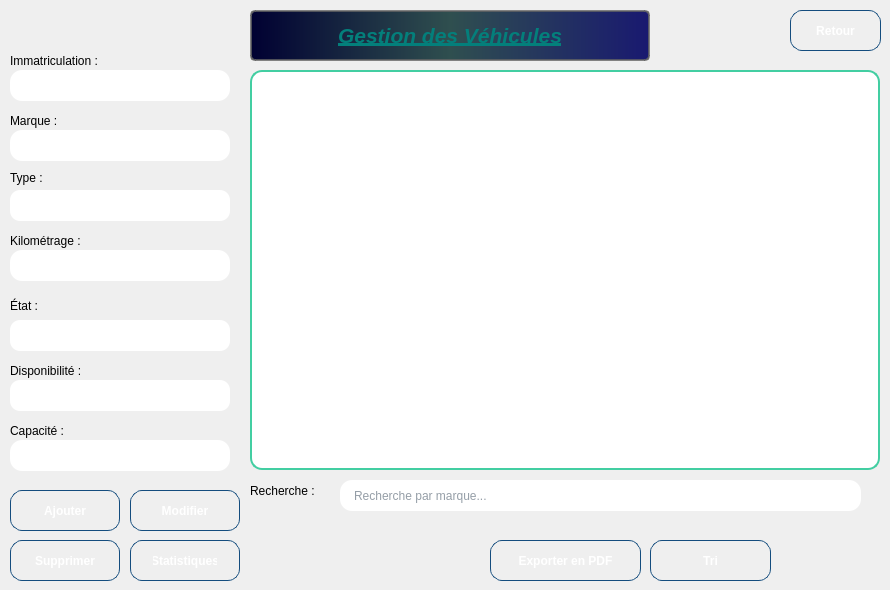
    <widget class="QWidget" name="pagevehicules">
     <widget class="QLabel" name="label_vehicules_title">
      <property name="geometry">
       <rect>
        <x>250</x>
        <y>10</y>
        <width>400</width>
        <height>51</height>
       </rect>
      </property>
      <property name="styleSheet">
       <string notr="true">QLabel {
    background: qlineargradient(x1: 0, y1: 0, x2: 1, y2: 0, stop: 0 rgba(0, 0, 50, 255), stop: 0.5 rgba(47, 79, 79, 255), stop: 1 rgba(25, 25, 112, 255));
    border: 2px solid rgba(100, 100, 100, 200);
    padding: 5px;
    color: white;
    font-weight: bold;
    border-radius: 5px;
    font-size: 18px;
}</string>
      </property>
      <property name="text">
       <string>&lt;!DOCTYPE HTML PUBLIC &quot;-//W3C//DTD HTML 4.0//EN&quot; &quot;http://www.w3.org/TR/REC-html40/strict.dtd&quot;&gt;
&lt;html&gt;&lt;head&gt;&lt;meta name=&quot;qrichtext&quot; content=&quot;1&quot; /&gt;&lt;meta charset=&quot;utf-8&quot; /&gt;&lt;style type=&quot;text/css&quot;&gt;
p, li { white-space: pre-wrap; }
hr { height: 1px; border-width: 0; }
li.unchecked::marker { content: &quot;\2610&quot;; }
li.checked::marker { content: &quot;\2612&quot;; }
&lt;/style&gt;&lt;/head&gt;&lt;body style=&quot; font-family:'Segoe UI'; font-size:9pt; font-weight:400; font-style:normal;&quot;&gt;
&lt;p style=&quot; margin-top:12px; margin-bottom:12px; margin-left:0px; margin-right:0px; -qt-block-indent:0; text-indent:0px;&quot;&gt;&lt;span style=&quot; font-size:16pt; font-weight:700; font-style:italic; text-decoration: underline; color:#037f7b;&quot;&gt;Gestion des Véhicules&lt;/span&gt;&lt;/p&gt;&lt;/body&gt;&lt;/html&gt;</string>
      </property>
      <property name="alignment">
       <set>Qt::AlignmentFlag::AlignCenter</set>
      </property>
     </widget>
     <widget class="QTableView" name="tableView_vehicules">
      <property name="geometry">
       <rect>
        <x>250</x>
        <y>70</y>
        <width>630</width>
        <height>400</height>
       </rect>
      </property>
      <property name="minimumSize">
       <size>
        <width>521</width>
        <height>0</height>
       </size>
      </property>
      <property name="styleSheet">
       <string notr="true">QTableWidget, QTableView {
    background-color: white;
    border: 2px solid #43cea2;
    border-radius: 12px;
    gridline-color: #dcdcdc;
    selection-background-color: #43cea2;
    selection-color: white;
}

QHeaderView::section {
    background: qlineargradient(x1:0, y1:0, x2:1, y2:0,
        stop:0 #43cea2,
        stop:1 #185a9d);
    color: white;
    padding: 4px;
    border: 1px solid #144d7e;
    border-radius: 6px;
    font-weight: bold;
}

QTableWidget::item {
    padding: 4px;
    border-bottom: 1px solid #eaeaea;
}

QTableWidget::item:hover {
    background-color: rgba(67, 206, 162, 0.1);
}

QTableWidget::item:selected {
    background-color: #43cea2;
    color: white;
}

QScrollBar:vertical {
    border: none;
    background: #f0f0f0;
    width: 12px;
    border-radius: 6px;
}

QScrollBar::handle:vertical {
    background: #43cea2;
    min-height: 20px;
    border-radius: 6px;
}

QScrollBar::add-line:vertical, QScrollBar::sub-line:vertical {
    height: 0px;
}</string>
      </property>
     </widget>
     <widget class="QLabel" name="label_immatriculation_vehicule">
      <property name="geometry">
       <rect>
        <x>10</x>
        <y>50</y>
        <width>101</width>
        <height>21</height>
       </rect>
      </property>
      <property name="text">
       <string>Immatriculation :</string>
      </property>
     </widget>
     <widget class="QLineEdit" name="lineEdit_immatriculation_vehicule">
      <property name="geometry">
       <rect>
        <x>10</x>
        <y>70</y>
        <width>220</width>
        <height>31</height>
       </rect>
      </property>
      <property name="styleSheet">
       <string notr="true">QLineEdit {
    border: 2px solid qlineargradient(x1:0, y1:0, x2:1, y2:0,
        stop:0 #43cea2, stop:1 #185a9d);
    border-radius: 12px;
    padding: 6px 12px;
    background: white;
    color: #2c3e50;
}

QLineEdit:focus {
    border: 2px solid qlineargradient(x1:0, y1:0, x2:1, y2:0,
        stop:0 #ff4b1f, stop:1 #ffc837);
}</string>
      </property>
     </widget>
     <widget class="QLabel" name="label_marque_vehicule">
      <property name="geometry">
       <rect>
        <x>10</x>
        <y>110</y>
        <width>61</width>
        <height>21</height>
       </rect>
      </property>
      <property name="text">
       <string>Marque :</string>
      </property>
     </widget>
     <widget class="QLineEdit" name="lineEdit_marque_vehicule">
      <property name="geometry">
       <rect>
        <x>10</x>
        <y>130</y>
        <width>220</width>
        <height>31</height>
       </rect>
      </property>
      <property name="styleSheet">
       <string notr="true">QLineEdit {
    border: 2px solid qlineargradient(x1:0, y1:0, x2:1, y2:0,
        stop:0 #43cea2, stop:1 #185a9d);
    border-radius: 12px;
    padding: 6px 12px;
    background: white;
    color: #2c3e50;
}

QLineEdit:focus {
    border: 2px solid qlineargradient(x1:0, y1:0, x2:1, y2:0,
        stop:0 #ff4b1f, stop:1 #ffc837);
}</string>
      </property>
     </widget>
     <widget class="QLabel" name="label_type_vehicule">
      <property name="geometry">
       <rect>
        <x>10</x>
        <y>170</y>
        <width>49</width>
        <height>16</height>
       </rect>
      </property>
      <property name="text">
       <string>Type :</string>
      </property>
     </widget>
     <widget class="QComboBox" name="comboBox_type_vehicule">
      <property name="geometry">
       <rect>
        <x>10</x>
        <y>190</y>
        <width>220</width>
        <height>31</height>
       </rect>
      </property>
      <property name="styleSheet">
       <string notr="true">QComboBox {
    border: 2px solid qlineargradient(x1:0, y1:0, x2:1, y2:0,
        stop:0 #43cea2, stop:1 #185a9d);
    border-radius: 10px;
    padding: 4px 8px;
    background: white;
    color: #2c3e50;
}

QComboBox::drop-down {
    subcontrol-origin: padding;
    subcontrol-position: top right;
    width: 20px;
    border: none;
    background: transparent;
}

QComboBox::down-arrow {
    width: 12px;
    height: 12px;
}

QComboBox:focus {
    border: 2px solid qlineargradient(x1:0, y1:0, x2:1, y2:0,
        stop:0 #ff4b1f, stop:1 #ffc837);
}

QComboBox:hover {
    border: 2px solid #43cea2;
}

QComboBox QAbstractItemView {
    background: white;
    border: 1px solid #43cea2;
    selection-background-color: #43cea2;
    selection-color: white;
}</string>
      </property>
     </widget>
     <widget class="QLabel" name="label_kilometrage_vehicule">
      <property name="geometry">
       <rect>
        <x>10</x>
        <y>230</y>
        <width>101</width>
        <height>21</height>
       </rect>
      </property>
      <property name="text">
       <string>Kilométrage :</string>
      </property>
     </widget>
     <widget class="QLineEdit" name="lineEdit_kilometrage_vehicule">
      <property name="geometry">
       <rect>
        <x>10</x>
        <y>250</y>
        <width>220</width>
        <height>31</height>
       </rect>
      </property>
      <property name="styleSheet">
       <string notr="true">QLineEdit {
    border: 2px solid qlineargradient(x1:0, y1:0, x2:1, y2:0,
        stop:0 #43cea2, stop:1 #185a9d);
    border-radius: 12px;
    padding: 6px 12px;
    background: white;
    color: #2c3e50;
}

QLineEdit:focus {
    border: 2px solid qlineargradient(x1:0, y1:0, x2:1, y2:0,
        stop:0 #ff4b1f, stop:1 #ffc837);
}</string>
      </property>
     </widget>
     <widget class="QLabel" name="label_etat_vehicule">
      <property name="geometry">
       <rect>
        <x>10</x>
        <y>290</y>
        <width>61</width>
        <height>31</height>
       </rect>
      </property>
      <property name="text">
       <string>État :</string>
      </property>
     </widget>
     <widget class="QComboBox" name="comboBox_etat_vehicule">
      <property name="geometry">
       <rect>
        <x>10</x>
        <y>320</y>
        <width>220</width>
        <height>31</height>
       </rect>
      </property>
      <property name="styleSheet">
       <string notr="true">QComboBox {
    border: 2px solid qlineargradient(x1:0, y1:0, x2:1, y2:0,
        stop:0 #43cea2, stop:1 #185a9d);
    border-radius: 10px;
    padding: 4px 8px;
    background: white;
    color: #2c3e50;
}

QComboBox::drop-down {
    subcontrol-origin: padding;
    subcontrol-position: top right;
    width: 20px;
    border: none;
    background: transparent;
}

QComboBox::down-arrow {
    width: 12px;
    height: 12px;
}

QComboBox:focus {
    border: 2px solid qlineargradient(x1:0, y1:0, x2:1, y2:0,
        stop:0 #ff4b1f, stop:1 #ffc837);
}

QComboBox:hover {
    border: 2px solid #43cea2;
}

QComboBox QAbstractItemView {
    background: white;
    border: 1px solid #43cea2;
    selection-background-color: #43cea2;
    selection-color: white;
}</string>
      </property>
     </widget>
     <widget class="QLabel" name="label_disponibilite_vehicule">
      <property name="geometry">
       <rect>
        <x>10</x>
        <y>360</y>
        <width>101</width>
        <height>21</height>
       </rect>
      </property>
      <property name="text">
       <string>Disponibilité :</string>
      </property>
     </widget>
     <widget class="QComboBox" name="comboBox_disponibilite_vehicule">
      <property name="geometry">
       <rect>
        <x>10</x>
        <y>380</y>
        <width>220</width>
        <height>31</height>
       </rect>
      </property>
      <property name="styleSheet">
       <string notr="true">QComboBox {
    border: 2px solid qlineargradient(x1:0, y1:0, x2:1, y2:0,
        stop:0 #43cea2, stop:1 #185a9d);
    border-radius: 10px;
    padding: 4px 8px;
    background: white;
    color: #2c3e50;
}

QComboBox::drop-down {
    subcontrol-origin: padding;
    subcontrol-position: top right;
    width: 20px;
    border: none;
    background: transparent;
}

QComboBox::down-arrow {
    width: 12px;
    height: 12px;
}

QComboBox:focus {
    border: 2px solid qlineargradient(x1:0, y1:0, x2:1, y2:0,
        stop:0 #ff4b1f, stop:1 #ffc837);
}

QComboBox:hover {
    border: 2px solid #43cea2;
}

QComboBox QAbstractItemView {
    background: white;
    border: 1px solid #43cea2;
    selection-background-color: #43cea2;
    selection-color: white;
}</string>
      </property>
     </widget>
     <widget class="QLabel" name="label_capacite_vehicule">
      <property name="geometry">
       <rect>
        <x>10</x>
        <y>420</y>
        <width>101</width>
        <height>21</height>
       </rect>
      </property>
      <property name="text">
       <string>Capacité :</string>
      </property>
     </widget>
     <widget class="QLineEdit" name="lineEdit_capacite_vehicule">
      <property name="geometry">
       <rect>
        <x>10</x>
        <y>440</y>
        <width>220</width>
        <height>31</height>
       </rect>
      </property>
      <property name="styleSheet">
       <string notr="true">QLineEdit {
    border: 2px solid qlineargradient(x1:0, y1:0, x2:1, y2:0,
        stop:0 #43cea2, stop:1 #185a9d);
    border-radius: 12px;
    padding: 6px 12px;
    background: white;
    color: #2c3e50;
}

QLineEdit:focus {
    border: 2px solid qlineargradient(x1:0, y1:0, x2:1, y2:0,
        stop:0 #ff4b1f, stop:1 #ffc837);
}</string>
      </property>
     </widget>
     <widget class="QLabel" name="label_recherche_vehicule">
      <property name="geometry">
       <rect>
        <x>250</x>
        <y>480</y>
        <width>81</width>
        <height>21</height>
       </rect>
      </property>
      <property name="text">
       <string>Recherche :</string>
      </property>
     </widget>
     <widget class="QLineEdit" name="lineEdit_recherche_vehicule">
      <property name="geometry">
       <rect>
        <x>340</x>
        <y>480</y>
        <width>521</width>
        <height>31</height>
       </rect>
      </property>
      <property name="styleSheet">
       <string notr="true">QLineEdit {
    border: 2px solid qlineargradient(x1:0, y1:0, x2:1, y2:0,
        stop:0 #43cea2, stop:1 #185a9d);
    border-radius: 12px;
    padding: 6px 12px;
    background: white;
    color: #2c3e50;
}

QLineEdit:focus {
    border: 2px solid qlineargradient(x1:0, y1:0, x2:1, y2:0,
        stop:0 #ff4b1f, stop:1 #ffc837);
}</string>
      </property>
      <property name="placeholderText">
       <string>Recherche par marque...</string>
      </property>
     </widget>
     <widget class="QPushButton" name="pushButton_ajouter_vehicule">
      <property name="geometry">
       <rect>
        <x>10</x>
        <y>490</y>
        <width>110</width>
        <height>41</height>
       </rect>
      </property>
      <property name="styleSheet">
       <string notr="true">QPushButton {
    background: qlineargradient(x1:0, y1:0, x2:1, y2:0,
        stop:0 #43cea2,
        stop:1 #185a9d
    );
    color: white;
    border-radius: 12px;
    padding: 10px 22px;
    font-weight: bold;
    border: 1px solid #144d7e;
}

QPushButton:hover {
    background: qlineargradient(x1:0, y1:0, x2:1, y2:0,
        stop:0 #ff4e50,
        stop:0.5 #fc913a,
        stop:1 #f9d423
    );
    border: 1px solid #e04b3f;
}</string>
      </property>
      <property name="text">
       <string>Ajouter</string>
      </property>
     </widget>
     <widget class="QPushButton" name="pushButton_modifier_vehicule">
      <property name="geometry">
       <rect>
        <x>130</x>
        <y>490</y>
        <width>110</width>
        <height>41</height>
       </rect>
      </property>
      <property name="styleSheet">
       <string notr="true">QPushButton {
    background: qlineargradient(x1:0, y1:0, x2:1, y2:0,
        stop:0 #43cea2,
        stop:1 #185a9d
    );
    color: white;
    border-radius: 12px;
    padding: 10px 22px;
    font-weight: bold;
    border: 1px solid #144d7e;
}

QPushButton:hover {
    background: qlineargradient(x1:0, y1:0, x2:1, y2:0,
        stop:0 #ff4e50,
        stop:0.5 #fc913a,
        stop:1 #f9d423
    );
    border: 1px solid #e04b3f;
}</string>
      </property>
      <property name="text">
       <string>Modifier</string>
      </property>
     </widget>
     <widget class="QPushButton" name="pushButton_supprimer_vehicule">
      <property name="geometry">
       <rect>
        <x>10</x>
        <y>540</y>
        <width>110</width>
        <height>41</height>
       </rect>
      </property>
      <property name="styleSheet">
       <string notr="true">QPushButton {
    background: qlineargradient(x1:0, y1:0, x2:1, y2:0,
        stop:0 #43cea2,
        stop:1 #185a9d
    );
    color: white;
    border-radius: 12px;
    padding: 10px 22px;
    font-weight: bold;
    border: 1px solid #144d7e;
}

QPushButton:hover {
    background: qlineargradient(x1:0, y1:0, x2:1, y2:0,
        stop:0 #ff4e50,
        stop:0.5 #fc913a,
        stop:1 #f9d423
    );
    border: 1px solid #e04b3f;
}</string>
      </property>
      <property name="text">
       <string>Supprimer</string>
      </property>
     </widget>
     <widget class="QPushButton" name="pushButton_statistique_vehicule">
      <property name="geometry">
       <rect>
        <x>130</x>
        <y>540</y>
        <width>110</width>
        <height>41</height>
       </rect>
      </property>
      <property name="styleSheet">
       <string notr="true">QPushButton {
    background: qlineargradient(x1:0, y1:0, x2:1, y2:0,
        stop:0 #43cea2,
        stop:1 #185a9d
    );
    color: white;
    border-radius: 12px;
    padding: 10px 22px;
    font-weight: bold;
    border: 1px solid #144d7e;
}

QPushButton:hover {
    background: qlineargradient(x1:0, y1:0, x2:1, y2:0,
        stop:0 #ff4e50,
        stop:0.5 #fc913a,
        stop:1 #f9d423
    );
    border: 1px solid #e04b3f;
}</string>
      </property>
      <property name="text">
       <string>Statistiques</string>
      </property>
     </widget>
     <widget class="QPushButton" name="pushButton_exporterPDF_vehicule">
      <property name="geometry">
       <rect>
        <x>490</x>
        <y>540</y>
        <width>151</width>
        <height>41</height>
       </rect>
      </property>
      <property name="styleSheet">
       <string notr="true">QPushButton {
    background: qlineargradient(x1:0, y1:0, x2:1, y2:0,
        stop:0 #43cea2,
        stop:1 #185a9d
    );
    color: white;
    border-radius: 12px;
    padding: 10px 22px;
    font-weight: bold;
    border: 1px solid #144d7e;
}

QPushButton:hover {
    background: qlineargradient(x1:0, y1:0, x2:1, y2:0,
        stop:0 #ff4e50,
        stop:0.5 #fc913a,
        stop:1 #f9d423
    );
    border: 1px solid #e04b3f;
}</string>
      </property>
      <property name="text">
       <string>Exporter en PDF</string>
      </property>
     </widget>
     <widget class="QPushButton" name="pushButton_trier_vehicule">
      <property name="geometry">
       <rect>
        <x>650</x>
        <y>540</y>
        <width>121</width>
        <height>41</height>
       </rect>
      </property>
      <property name="styleSheet">
       <string notr="true">QPushButton {
    background: qlineargradient(x1:0, y1:0, x2:1, y2:0,
        stop:0 #43cea2,
        stop:1 #185a9d
    );
    color: white;
    border-radius: 12px;
    padding: 10px 22px;
    font-weight: bold;
    border: 1px solid #144d7e;
}

QPushButton:hover {
    background: qlineargradient(x1:0, y1:0, x2:1, y2:0,
        stop:0 #ff4e50,
        stop:0.5 #fc913a,
        stop:1 #f9d423
    );
    border: 1px solid #e04b3f;
}</string>
      </property>
      <property name="text">
       <string>Tri</string>
      </property>
     </widget>
     <widget class="QPushButton" name="pushButton_retour_vehicules">
      <property name="geometry">
       <rect>
        <x>790</x>
        <y>10</y>
        <width>91</width>
        <height>41</height>
       </rect>
      </property>
      <property name="styleSheet">
       <string notr="true">QPushButton {
    background: qlineargradient(x1:0, y1:0, x2:1, y2:0,
        stop:0 #43cea2,
        stop:1 #185a9d
    );
    color: white;
    border-radius: 12px;
    padding: 10px 22px;
    font-weight: bold;
    border: 1px solid #144d7e;
}

QPushButton:hover {
    background: qlineargradient(x1:0, y1:0, x2:1, y2:0,
        stop:0 #ff0000,
        stop:0.5 #cc0000,
        stop:1 #990000
    );
    border: 1px solid #800000;
    color: white;
}</string>
      </property>
      <property name="text">
       <string>Retour</string>
      </property>
     </widget>
    </widget>
